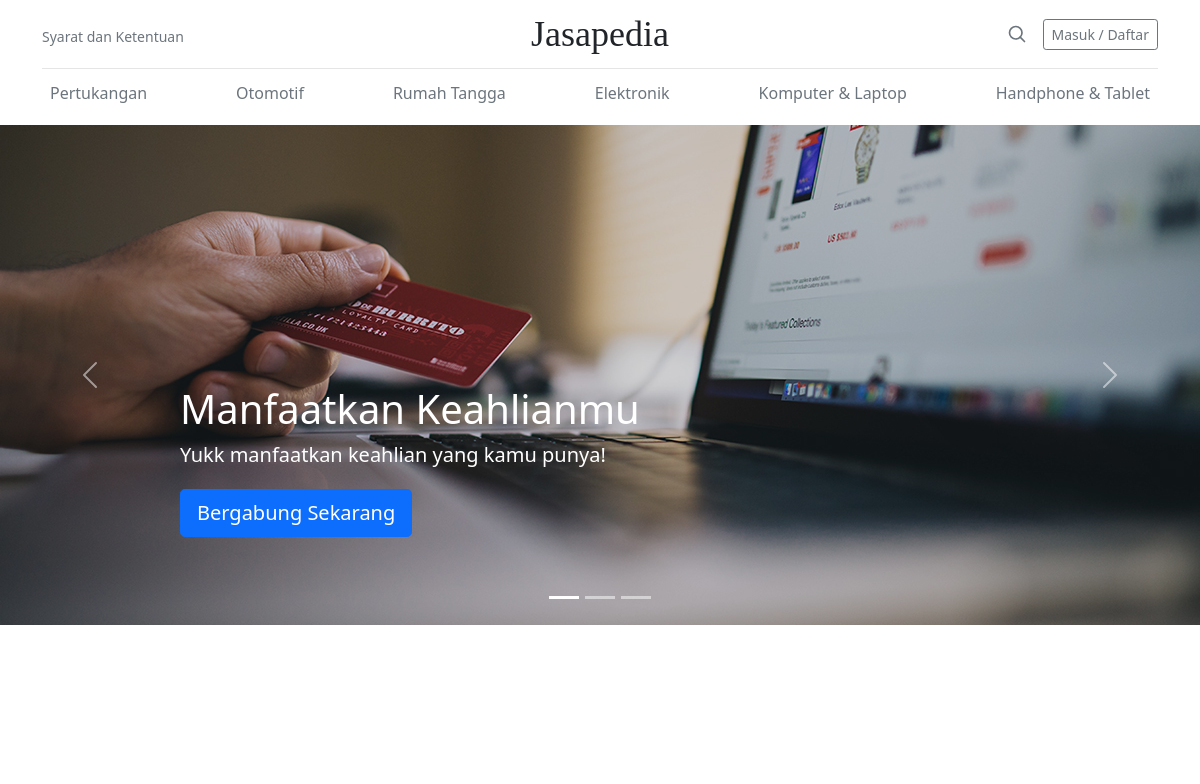
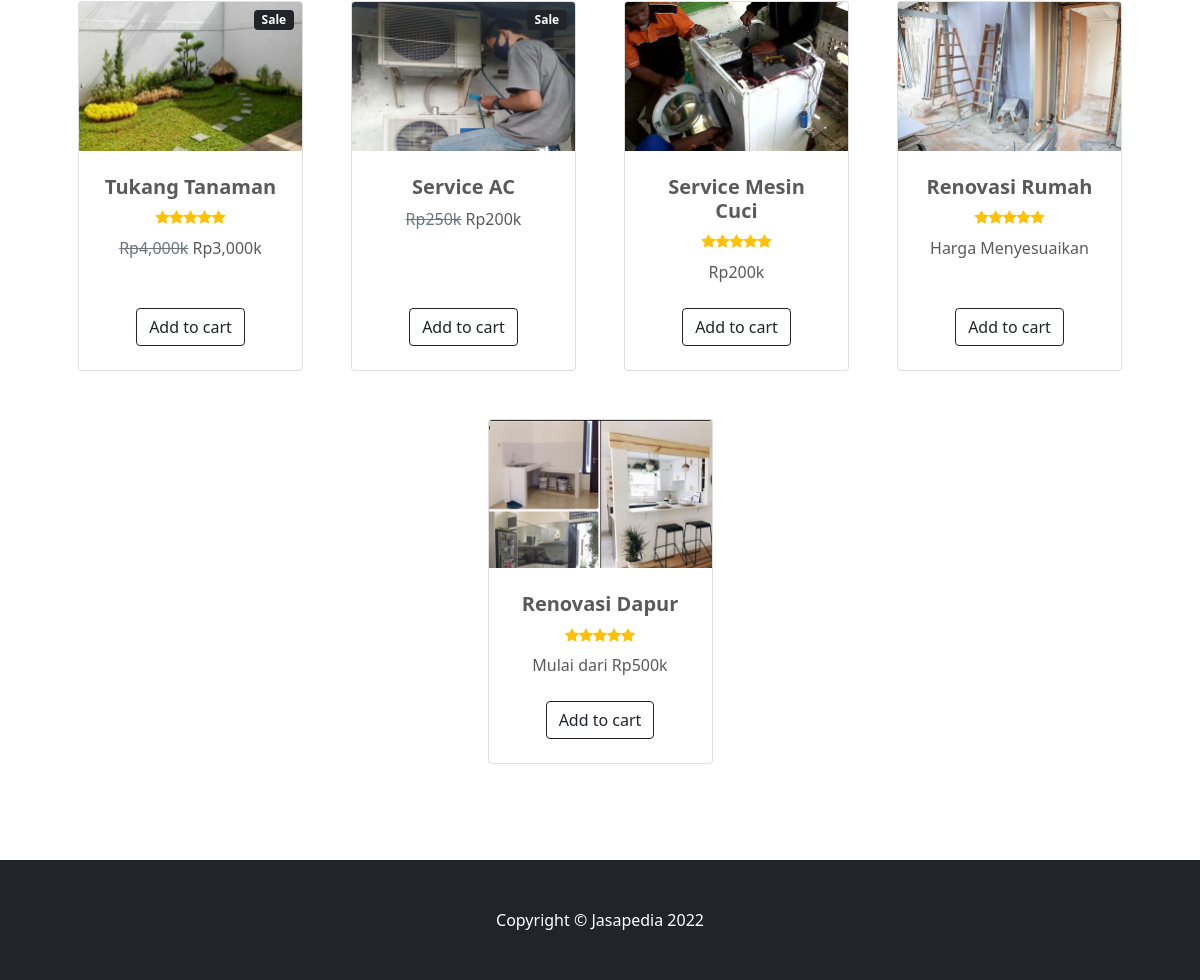
Before: / with the older database file (2 pictures, top to bottom).
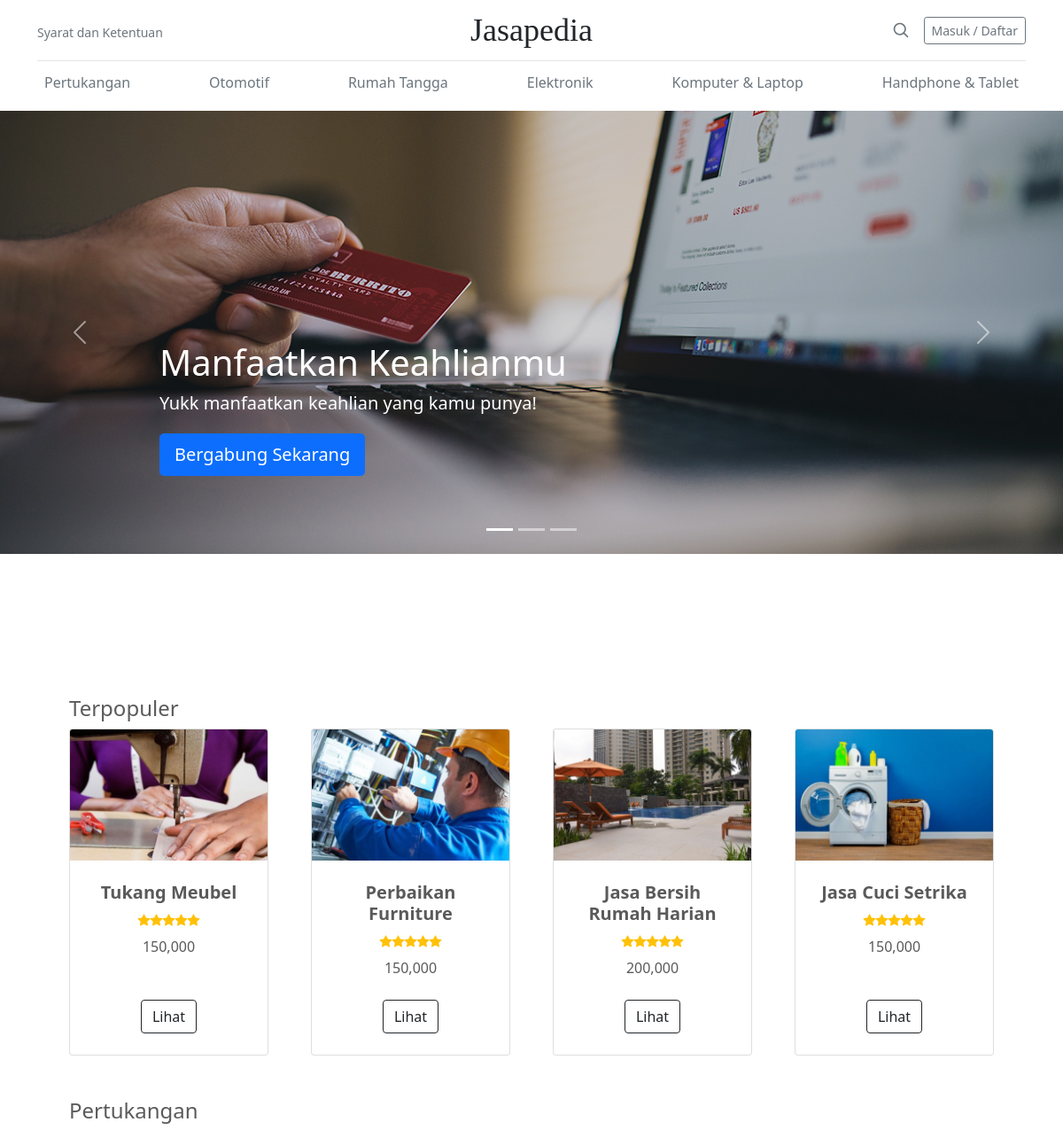
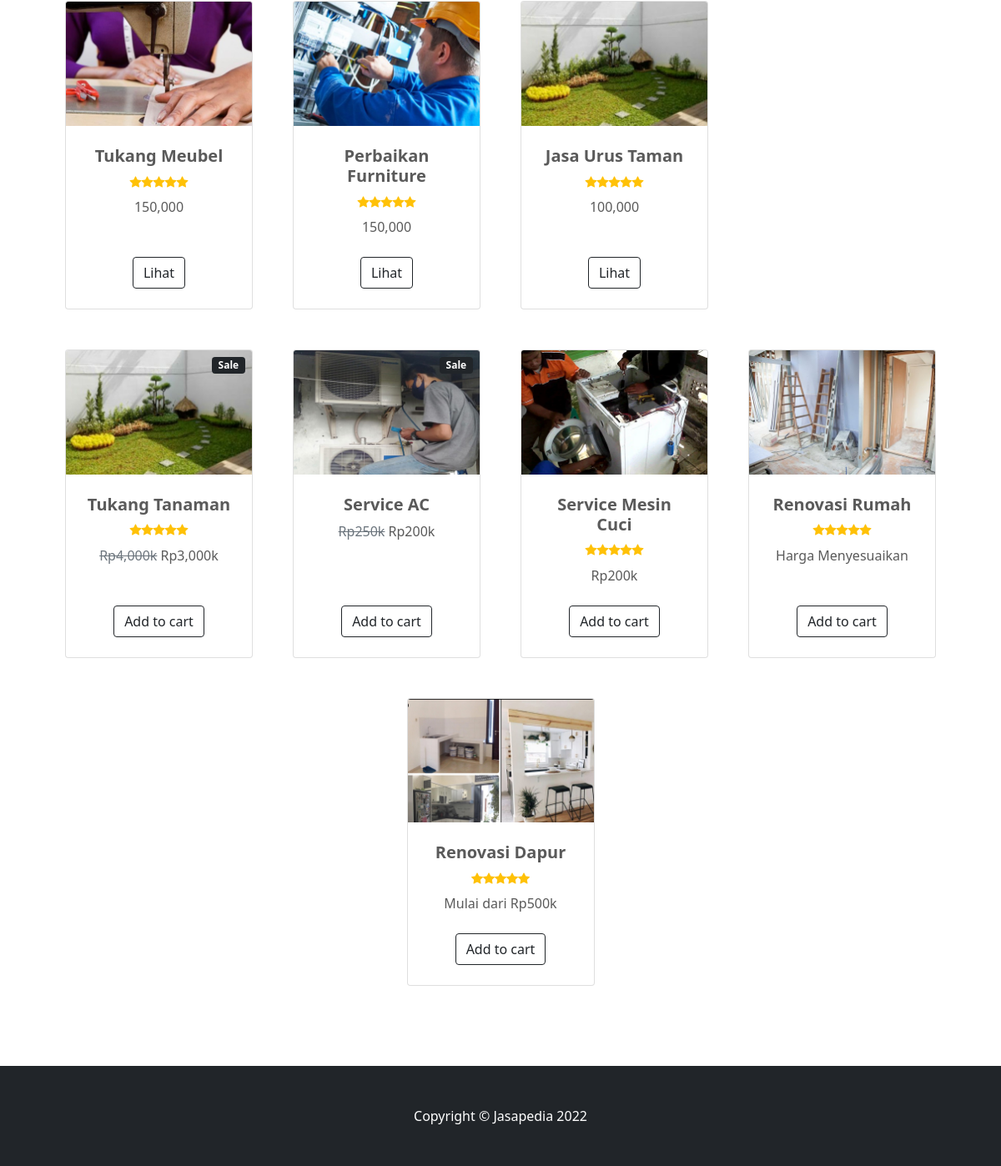
After: the same page with the newer database file (2 pictures, top to bottom).
### tables this page shows
CREATE TABLE `itemcategory` (
  `categoryId` int(11) NOT NULL,
  `parentId` int(11) NOT NULL,
  `categoryName` varchar(50) NOT NULL,
  `isActive` enum('0','1') NOT NULL,
  `lastUpdDate` datetime NOT NULL
);

CREATE TABLE `items` (
  `itemId` int(11) NOT NULL,
  `itemCategoryId` int(11) NOT NULL,
  `storeId` int(11) NOT NULL,
  `itemName` varchar(100) NOT NULL,
  `itemPrice` float NOT NULL,
  `itemDescription` longtext NOT NULL,
  `image1` varchar(37) NOT NULL,
  `image2` varchar(37) NOT NULL,
  `image3` varchar(37) NOT NULL,
  `discountType` varchar(15) NOT NULL,
  `discountValue` float NOT NULL,
  `isActive` enum('0','1') NOT NULL,
  `insertDate` datetime NOT NULL,
  `lastUpdDate` datetime NOT NULL
);

### application/views/frontend/components/mod.php (called while the page is built)
<?php
  $this->load->view('frontend/components/header');
  $this->load->view($page);
  $this->load->view('frontend/components/footer');
?>

### application/controllers/Home.php (called while the page is built, shortened)
<?php
class Home extends CI_Controller {
	public function __construct(){
		$this->load->model('Category_model', 'Category_model');
		$this->load->model('Items_model', 'Items_model');
  }
	public function index(){
		$data['featuredItems'] = $this->Items_model->getFeaturedItems();
		$data['pertukangan'] = $this->Items_model->getFeaturedItemsByParentCategoryId(1);
		$data['otomotif'] = $this->Items_model->getFeaturedItemsByParentCategoryId(2);
		$data['rumahtangga'] = $this->Items_model->getFeaturedItemsByParentCategoryId(3);
		$data['page'] = 'frontend/home/index';
		$data['parentCategory'] = $this->Category_model->getParentCategory();
		$this->load->view('frontend/components/mod', $data);
	}
}

### index.php (called while the page is built, shortened)
<?php
require_once BASEPATH.'core/CodeIgniter.php';

### application/models/Category_model.php (called while the page is built, shortened)
<?php
class Category_model extends CI_Model{
  public function getParentCategory(){
		return $this->db->get_where('itemcategory', ['parentId' => 0])->result_array();
	}
}
?>

### application/models/Items_model.php (called while the page is built, shortened)
<?php
class Items_model extends CI_Model{
  public function getFeaturedItems(){
    $this->db->select('items.*, itemcategory.categoryName, stores.storeName');
    $this->db->join('itemcategory', 'items.itemCategoryId = itemcategory.categoryId', 'LEFT');
    $this->db->join('stores', 'items.storeId = stores.storeName', 'LEFT');
    $this->db->limit(4);
		return $this->db->get_where('items')->result_array();
	}
  public function getFeaturedItemsByParentCategoryId($parentId){
    $this->db->select('items.*, itemcategory.categoryName, stores.storeName');
    $this->db->join('itemcategory', 'items.itemCategoryId = itemcategory.categoryId OR items.itemCategoryId = itemcategory.parentId', 'LEFT');
    $this->db->join('stores', 'items.storeId = stores.storeName', 'LEFT');
    $this->db->limit(4);
		return $this->db->get_where('items', ['itemcategory.parentId' => $parentId])->result_array();
	}
}

### application/views/frontend/home/index.php (the view, shortened to what this page needs)
<link href="<?=base_url()?>assets/css/carousel.css" rel="stylesheet" />
<div id="myCarousel" class="carousel slide" data-bs-ride="carousel">
  <div class="carousel-indicators">
    <button type="button" data-bs-target="#myCarousel" data-bs-slide-to="0" class="active" aria-current="true" aria-label="Slide 1"></button>
    <button type="button" data-bs-target="#myCarousel" data-bs-slide-to="1" aria-label="Slide 2"></button>
    <button type="button" data-bs-target="#myCarousel" data-bs-slide-to="2" aria-label="Slide 3"></button>
  </div>
  <div class="carousel-inner">
    <div class="carousel-item active">
      <img src="<?=base_url()?>assets/images/sliders/1.jpg"/>
      <div class="container">
        <div class="carousel-caption text-start">
          <h1>Manfaatkan Keahlianmu</h1>
          <p>Yukk manfaatkan keahlian yang kamu punya!</p>
          <p><a class="btn btn-lg btn-primary" href="#">Bergabung Sekarang</a></p>
        </div>
      </div>
    </div>
  </div>
  <button class="carousel-control-prev" type="button" data-bs-target="#myCarousel" data-bs-slide="prev">
    <span class="carousel-control-prev-icon" aria-hidden="true"></span>
  </button>
  <button class="carousel-control-next" type="button" data-bs-target="#myCarousel" data-bs-slide="next">
    <span class="carousel-control-next-icon" aria-hidden="true"></span>
  </button>
</div>
<section class="py-5">
  <div class="container px-4 px-lg-5 mt-5">
    <?php
      if(!empty($featuredItems)){
    ?>
    <h4>Terpopuler</h4>
    <div class="row gx-4 gx-lg-5 row-cols-2 row-cols-md-3 row-cols-xl-4">
      <?php
        foreach($featuredItems as $row){
      ?>
      <div class="col mb-5">
        <div class="card h-100">
          <img class="card-img-top" src="<?=base_url()?>assets/uploads/services/<?=$row['image1']?>" alt="<?=$row['itemName']?>" />
          <div class="card-body p-4">
            <div class="text-center">
              <h5 class="fw-bolder"><?=$row['itemName']?></h5>
              <div class="d-flex justify-content-center small text-warning mb-2">
                <div class="bi-star-fill"></div>
                <div class="bi-star-fill"></div>
                <div class="bi-star-fill"></div>
                <div class="bi-star-fill"></div>
                <div class="bi-star-fill"></div>
              </div>
              <?=number_format($row['itemPrice'])?>
            </div>
          </div>
          <div class="card-footer p-4 pt-0 border-top-0 bg-transparent">
            <div class="text-center"><a class="btn btn-outline-dark mt-auto" href="#">Lihat</a></div>
          </div>
        </div>
      </div>
      <?php
        }
      ?>
    </div>
    <?php
      }
    ?>
    <?php
      if(!empty($pertukangan)){
    ?>
    <h4>Pertukangan</h4>
    <div class="row gx-4 gx-lg-5 row-cols-2 row-cols-md-3 row-cols-xl-4">
      <?php
        foreach($pertukangan as $row){
      ?>
      <div class="col mb-5">
        <div class="card h-100">
          <img class="card-img-top" src="<?=base_url()?>assets/uploads/services/<?=$row['image1']?>" alt="<?=$row['itemName']?>" />
          <div class="card-body p-4">
            <div class="text-center">
              <h5 class="fw-bolder"><?=$row['itemName']?></h5>
              <div class="d-flex justify-content-center small text-warning mb-2">
                <div class="bi-star-fill"></div>
                <div class="bi-star-fill"></div>
                <div class="bi-star-fill"></div>
                <div class="bi-star-fill"></div>
                <div class="bi-star-fill"></div>
              </div>
              <?=number_format($row['itemPrice'])?>
            </div>
          </div>
          <div class="card-footer p-4 pt-0 border-top-0 bg-transparent">
            <div class="text-center"><a class="btn btn-outline-dark mt-auto" href="#">Lihat</a></div>
          </div>
        </div>
      </div>
      <?php
        }
      ?>
    </div>
    <?php
      }
    ?>
    <div class="row gx-4 gx-lg-5 row-cols-2 row-cols-md-3 row-cols-xl-4 justify-content-center">
      <div class="col mb-5">
        <div class="card h-100">
          <div class="badge bg-dark text-white position-absolute" style="top: 0.5rem; right: 0.5rem">Sale</div>
          <img class="card-img-top" src="<?=base_url()?>assets/dummy/jasa-tanaman-002.jpg" alt="..." />
          <div class="card-body p-4">
            <div class="text-center">
              <h5 class="fw-bolder">Tukang Tanaman</h5>
              <div class="d-flex justify-content-center small text-warning mb-2">
                <div class="bi-star-fill"></div>
                <div class="bi-star-fill"></div>
                <div class="bi-star-fill"></div>
                <div class="bi-star-fill"></div>
                <div class="bi-star-fill"></div>
              </div>
              <span class="text-muted text-decoration-line-through">Rp4,000k</span>
              Rp3,000k
            </div>
          </div>
          <div class="card-footer p-4 pt-0 border-top-0 bg-transparent">
            <div class="text-center"><a class="btn btn-outline-dark mt-auto" href="#">Add to cart</a></div>
          </div>
        </div>
      </div>
      <div class="col mb-5">
        <div class="card h-100">
          <div class="badge bg-dark text-white position-absolute" style="top: 0.5rem; right: 0.5rem">Sale</div>
          <img class="card-img-top" src="<?=base_url()?>assets/dummy/service-ac-003.jpg" alt="..." />
          <div class="card-body p-4">
            <div class="text-center">
              <h5 class="fw-bolder">Service AC</h5>
              <span class="text-muted text-decoration-line-through">Rp250k</span>
              Rp200k
            </div>
          </div>
          <div class="card-footer p-4 pt-0 border-top-0 bg-transparent">
            <div class="text-center"><a class="btn btn-outline-dark mt-auto" href="#">Add to cart</a></div>
          </div>
        </div>
      </div>
      <div class="col mb-5">
        <div class="card h-100">
          <img class="card-img-top" src="<?=base_url()?>assets/dummy/004.jpg" alt="..." />
          <div class="card-body p-4">
            <div class="text-center">
              <h5 class="fw-bolder">Service Mesin Cuci</h5>
              <div class="d-flex justify-content-center small text-warning mb-2">
                <div class="bi-star-fill"></div>
                <div class="bi-star-fill"></div>
                <div class="bi-star-fill"></div>
                <div class="bi-star-fill"></div>
                <div class="bi-star-fill"></div>
              </div>
              Rp200k
            </div>
          </div>
          <div class="card-footer p-4 pt-0 border-top-0 bg-transparent">
            <div class="text-center"><a class="btn btn-outline-dark mt-auto" href="#">Add to cart</a></div>
          </div>
        </div>
      </div>
      <div class="col mb-5">
        <div class="card h-100">
          <img class="card-img-top" src="<?=base_url()?>assets/dummy/005.jpg" alt="..." />
          <div class="card-body p-4">
            <div class="text-center">
              <h5 class="fw-bolder">Renovasi Rumah</h5>
              <div class="d-flex justify-content-center small text-warning mb-2">
                <div class="bi-star-fill"></div>
                <div class="bi-star-fill"></div>
                <div class="bi-star-fill"></div>
                <div class="bi-star-fill"></div>
                <div class="bi-star-fill"></div>
              </div>
              Harga Menyesuaikan
            </div>
          </div>
          <div class="card-footer p-4 pt-0 border-top-0 bg-transparent">
            <div class="text-center"><a class="btn btn-outline-dark mt-auto" href="#">Add to cart</a></div>
          </div>
        </div>
      </div>
      <div class="col mb-5">
        <div class="card h-100">
          <img class="card-img-top" src="<?=base_url()?>assets/dummy/006.jpg" alt="..." />
          <div class="card-body p-4">
            <div class="text-center">
              <h5 class="fw-bolder">Renovasi Dapur</h5>
              <div class="d-flex justify-content-center small text-warning mb-2">
                <div class="bi-star-fill"></div>
                <div class="bi-star-fill"></div>
                <div class="bi-star-fill"></div>
                <div class="bi-star-fill"></div>
                <div class="bi-star-fill"></div>
              </div>
              Mulai dari Rp500k
            </div>
          </div>
          <div class="card-footer p-4 pt-0 border-top-0 bg-transparent">
            <div class="text-center"><a class="btn btn-outline-dark mt-auto" href="#">Add to cart</a></div>
          </div>
        </div>
      </div>
    </div>
  </div>
</section>

### application/views/frontend/components/header.php (shortened to what this page needs)
<!DOCTYPE html>
<html lang="en">
<head>
  <link href="https://cdn.jsdelivr.net/npm/bootstrap-icons@1.5.0/font/bootstrap-icons.css" rel="stylesheet" />
  <link href="<?= base_url() ?>assets/css/styles.css" rel="stylesheet" />
</head>
<body>
  <div class="container">
    <header class="blog-header py-3">
      <div class="row flex-nowrap justify-content-between align-items-center">
        <div class="col-4 pt-1">
          <small><a class="link-secondary" href="#">Syarat dan Ketentuan</a></small>
        </div>
        <div class="col-4 text-center">
          <a class="blog-header-logo text-dark" href="<?=base_url()?>">Jasapedia</a>
        </div>
        <div class="col-4 d-flex justify-content-end align-items-center">
          <a class="link-secondary" href="#" aria-label="Search">
            <svg xmlns="http://www.w3.org/2000/svg" width="20" height="20" fill="none" stroke="currentColor" stroke-linecap="round" stroke-linejoin="round" stroke-width="2" class="mx-3" role="img" viewBox="0 0 24 24">
              <title>Search</title>
              <circle cx="10.5" cy="10.5" r="7.5" />
              <path d="M21 21l-5.2-5.2" />
            </svg>
          </a>
          <?php
            if($this->session->userdata('logged_in') == true){
          ?>
          <a class="btn btn-sm" href="<?=base_url()?>account">
            <svg xmlns="http://www.w3.org/2000/svg" width="16" height="16" fill="currentColor" class="bi bi-person-fill" viewBox="0 0 16 16">
              <path d="M3 14s-1 0-1-1 1-4 6-4 6 3 6 4-1 1-1 1H3Zm5-6a3 3 0 1 0 0-6 3 3 0 0 0 0 6Z"/>
            </svg>
            <?=strtok($this->session->userdata('fullname')," ")?>
          </a>
          <?php
            }else{
          ?>
          <a class="btn btn-sm btn-outline-secondary" href="<?=base_url()?>auth">Masuk / Daftar</a>
          <?php
            }
          ?>
        </div>
      </div>
    </header>
    <div class="nav-scroller py-1 mb-2">
      <nav class="nav d-flex justify-content-between">
        <?php
          if(!empty($parentCategory)){
            foreach($parentCategory as $row){
        ?>
        <a class="p-2 link-secondary" href="#"><?=$row['categoryName']?></a>
        <?php
            }
          }
        ?>
      </nav>
    </div>
  </div>

### application/views/frontend/components/footer.php (shortened to what this page needs)
<footer class="py-5 bg-dark">
  <div class="container">
    <p class="m-0 text-center text-white">Copyright &copy; Jasapedia <?=date('Y')?></p>
  </div>
</footer>
</body>
</html>

### assets/css/carousel.css (style rules this page uses)
body { color: #5a5a5a; }
.carousel { margin-bottom: 4rem; }
.carousel-caption { bottom: 3rem; z-index: 10; }
.carousel-item { height:500px; }
.carousel-item > img { position: absolute; top: 0; left: 0; min-width: 100%; height:500px; }
@media (min-width: 40em) { .carousel-caption p { margin-bottom: 1.25rem; font-size: 1.25rem; line-height: 1.4; } }

Changed rows visible on the page:
added items: image1 (picture), itemName "Tukang Meubel", itemPrice "150,000"
added items: image1 (picture), itemName "Perbaikan Furniture", itemPrice "150,000"
added items: image1 (picture), itemName "Jasa Bersih Rumah Harian", itemPrice "200,000", shown under "Terpopuler"
added items: image1 (picture), itemName "Jasa Cuci Setrika", itemPrice "150,000", shown under "Terpopuler"
added items: image1 (picture), itemName "Jasa Urus Taman", itemPrice "100,000", shown under "Pertukangan"
Other visible differences:
text now shown: "Terpopuler Pertukangan"
